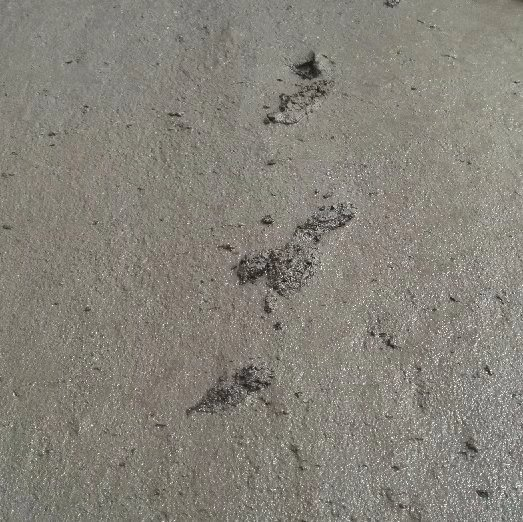
#> input picture data/images/shuini.jpg, 523 x 522 px
$ python day064.py
#> lines starting #> are read from the running program, lines starting #| are printed output that depends on the picture; after the words box and inside, x2 and y2 are one past the last pixel; in counts of white or black regions, pixels touching at a corner belong together
'''
Author       : Bingqiang Zhou
Date         : 2021-02-23 15:24:58
LastEditors  : Bingqiang Zhou
LastEditTime : 2021-02-23 15:47:16
Description  : 图像形态学 – 开操作
    形态学的开操作是基于腐蚀与膨胀两个操作的组合实现的
    开操作 = 腐蚀 + 膨胀
    开操作的作用：
    开操作可以删除二值图像中小的干扰块，降低图像二值化之后噪点过多的问题，

    void cv::morphologyEx(
        InputArray src,
        OutputArray dst,
        int op,
        InputArray kernel,
        Point anchor = Point(-1,-1),
        int iterations = 1,
        int borderType = BORDER_CONSTANT,
    )

    src 输入图像
    dst 输出图像
    op 形态学操作
    kernel 结构元素
    anchor 中心位置锚定
    iterations 循环次数
    borderType 边缘填充类型

    其中op指定为MORPH_OPEN 即表示使用开操作
'''

import cv2 as cv
import matplotlib.pyplot as plt

src = cv.imread("../data/images/shuini.jpg")
#> src is the input picture: shape (522, 523, 3); mean B, G, R 121.3, 130.4, 133.9

gray = cv.cvtColor(src, cv.COLOR_BGR2GRAY)
gray = cv.GaussianBlur(gray, (9, 9), 0)
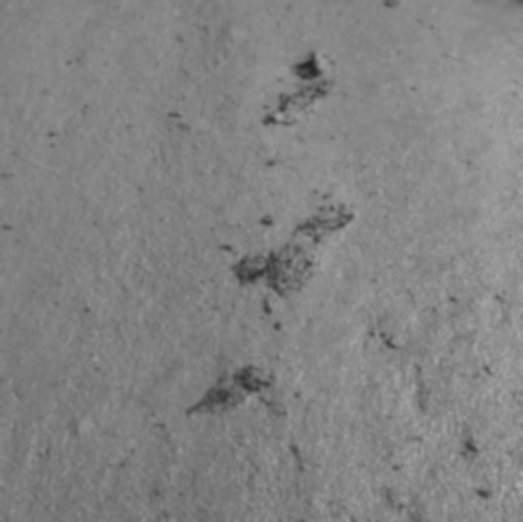
#> gray: shape (522, 523); min 34, max 171, mean 130.5
# thresh, binary = cv.threshold(gray, 0, 255, cv.THRESH_OTSU)
binary = cv.adaptiveThreshold(gray, 255, cv.ADAPTIVE_THRESH_GAUSSIAN_C, cv.THRESH_BINARY_INV, 45, 15)
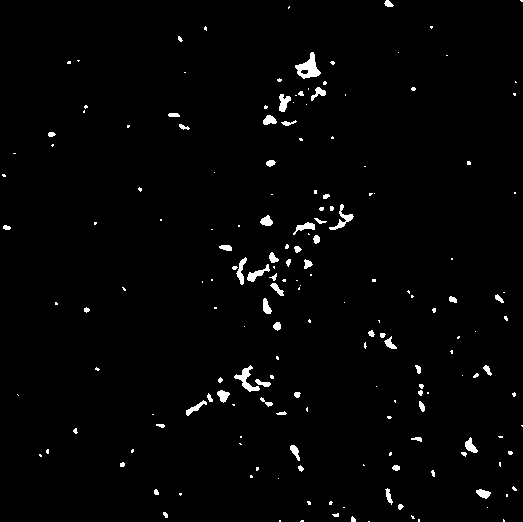
#> binary: shape (522, 523); 1.8% white; 181 white regions (117 under 20 px), largest, box (x1, y1, x2, y2) and area: (295, 52, 321, 79) 336, (234, 365, 260, 392) 232, (329, 204, 354, 230) 173

ksize = (5, 5)
kernel = cv.getStructuringElement(cv.MORPH_RECT, ksize, (-1, -1))
result = cv.morphologyEx(binary, cv.MORPH_OPEN, kernel)
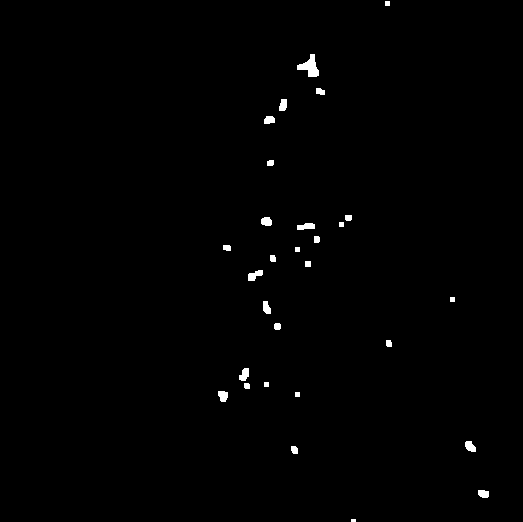
#> result: shape (522, 523); 0.64% white; 29 white regions (1 under 20 px), largest, box (x1, y1, x2, y2) and area: (297, 54, 319, 77) 261, (248, 270, 263, 281) 102, (297, 223, 315, 230) 98

# 可视化
rows = 1
cols = 3
images = [src, binary, result]
titles = ["original", "binary", "MORPH_OPEN"]
plt.figure(figsize=(cols * 4, rows * 3)) # Width, height in inches.
for index, image in enumerate(images):
    plt.subplot(rows, cols, index + 1)
    if index >= len(titles):
        plt.title("image")
    else:
        plt.title(titles[index])
    plt.axis("off")
    if image.ndim > 2:
        plt.imshow(image[:, :, ::-1])
    else:
        plt.imshow(image, cmap="gray")
#> this loop made 3 passes
plt.show()
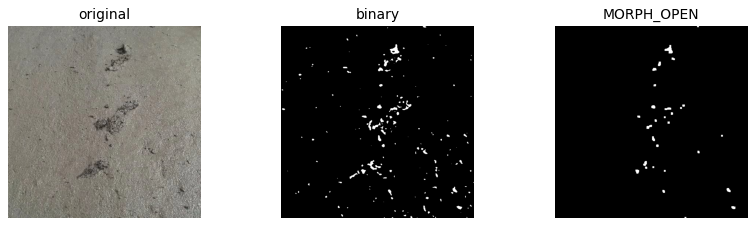
#> figure drawn by matplotlib, 3 panels
